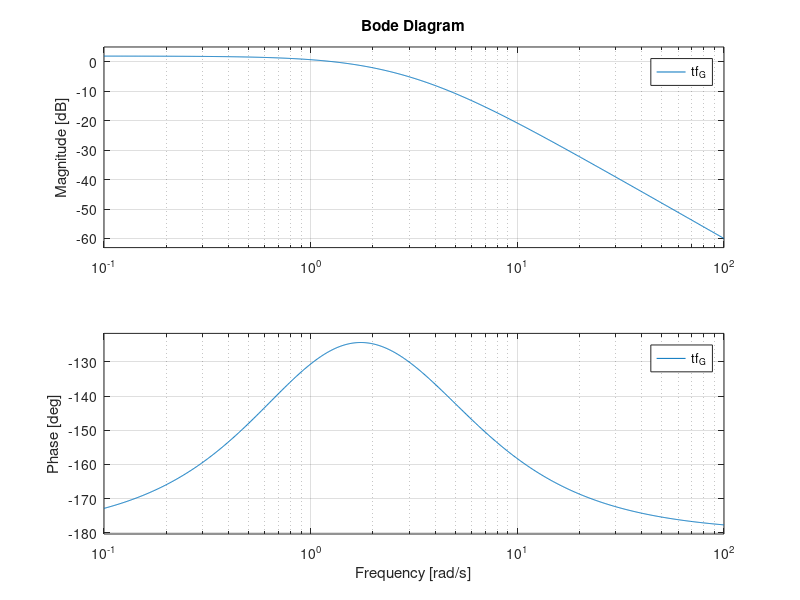

This figure's MATLAB source: (Note: this script raises an error after producing the figure.)
close all

% consider the output feedback control of a given LTI system
s=tf('s')
tf_G= zpk(-1 , [-4 , -2 , 1] , 10 )

%%
figure
bode(tf_G)

figure
n = nyquistplot(tf_G);
setoptions(n,'ShowFullContour', 'off')
grid on


%%
figure
t = 0:0.01:3;
u= 0.01*sin(t);
lsim( tf_G , u , t)

figure
impulse(tf_G,[1,5])

figure
step(tf_G,[1,5])


%% Actuator 1 - Dead zone
close all

S_1=0.5 %delta
k=2

X=-1e1:1e-5:1e1; %-2:0.1:1;

S_X=S_1./X;
N_deadzone = k - 2*k/pi*( asin(S_X) + S_X.*sqrt( 1-(S_X).^2 ) );
figure
plot(X,N_deadzone)


inv_N_deadzone = -1./N_deadzone;

figure
hold on
n = nyquistplot(tf_G);
setoptions(n,'ShowFullContour', 'off')
grid on
plot( real(inv_N_deadzone) , imag(inv_N_deadzone),"DisplayName", "-1/N" ) %,'o-'

%%

syms G(w)  N(x)


G(w) = 10*(1i*w+1)/((1i*w+4)*(1i*w+2)*(1i*w-1))
assume(w,"real")


N(x) = k - 2*k/pi*( asin(S_1/x) + S_1/x.*sqrt( 1-(S_1/x).^2 ) )
assume(x,"real")



eq1= imag(G(w))==0
sol1 = vpasolve(eq1,w,[0.1,100])

eq2= N(x)*real(G(w)) == 1



%% Actuator 2 - Saturation with Dead zone
close all

S_2=1 %delta
M_2=1

X=-1e1:1e-5:1e1; %-2:0.1:1;

S_X=S_2./X;
N_saturation = 4*M_2*sqrt(1-(S_X).^2)./(pi.*X);
figure
plot(X,N_saturation)

inv_N_saturation = -1./N_saturation;

figure
hold on
n = nyquistplot(tf_G);
setoptions(n,'ShowFullContour', 'off')
grid on
plot( real(inv_N_saturation) , imag(inv_N_saturation),"DisplayName", "-1/N" ) %,'o-'


%% Actuator 3 - Histeresis relay
%close all

h=2
M_3=0.5

X=-1e1:1e-5:1e1; %-2:0.1:1;

% N_histeresis= 4*M*sqrt(1-(h/X)^2)/(pi*X)-i*4*h*M/(*pi*X^2) % if X>h , else =0
% inv_N_histeresis = -1./N_histeresis;

% Calculate N_histeresis for X <= h, else set it to 0
N_histeresis = zeros(size(X)); % Initialize with zeros
valid_indices =  X >= h; % Logical array where X is within [-h, h]
N_histeresis(valid_indices) = 4 * M_3 * sqrt(1 - (h ./ X(valid_indices)).^2) ./ (pi * X(valid_indices)) ...
                              - 1i * 4 * h * M_3 ./ (pi * X(valid_indices).^2); % Only calculate for X within the range

figure
plot(X,N_histeresis)

% Inverse of N_histeresis (handle division by zero)
inv_N_histeresis = zeros(size(N_histeresis)); % Initialize with zeros
non_zero_indices = N_histeresis ~= 0; % Avoid division by zero
inv_N_histeresis(non_zero_indices) = -1 ./ N_histeresis(non_zero_indices);

figure
hold on
n = nyquistplot(tf_G);
setoptions(n,'ShowFullContour', 'off')
grid on
plot( real(inv_N_histeresis) , imag(inv_N_histeresis),"DisplayName", "-1/N" ) %,'o-'



sol = vpasolve([eq1,eq2],[w,x])

G(sol.w)
N(sol.x)

